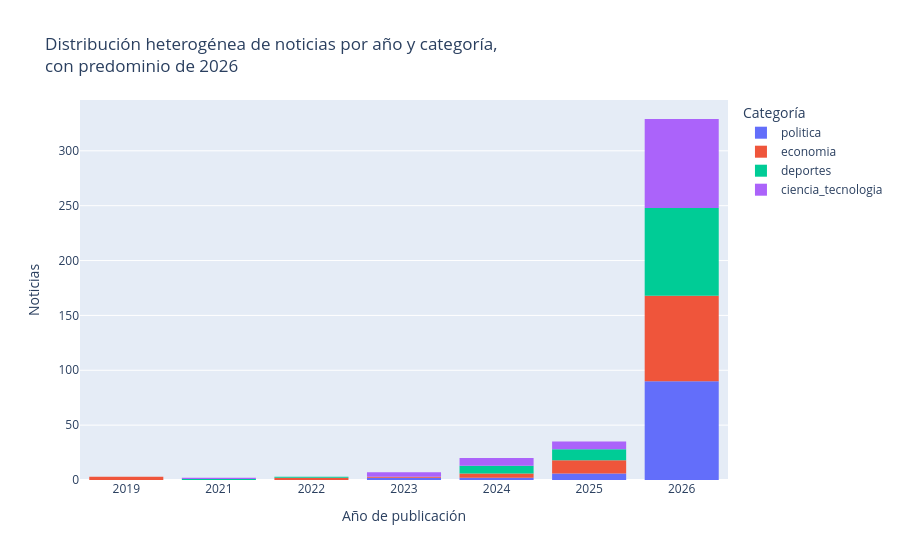

The notebook cell this image was saved under:
### Code cell
noticias["anio"] = noticias["fecha"].str[:4]  # "2026-10-16" → "2026"
fig2 = px.histogram(noticias, x="anio", color="etiqueta",
                    title="Distribución heterogénea de noticias por año y categoría,<br>con predominio de 2026",
                    labels={"anio": "Año de publicación", "etiqueta": "Categoría"})
fig2.update_xaxes(categoryorder="category ascending")
fig2.update_yaxes(title="Noticias")
fig2.show()

### Figure 1 — Plotly figure (JSON) as saved in the notebook; plotly's stock layout.template omitted (floating-point values rounded to 4 significant figures)
{"data": [{"bingroup": "x", "hovertemplate": "Categoría=politica<br>Año de publicación=%{x}<br>count=%{y}<extra></extra>", "legendgroup": "politica", "marker": {"color": "#636efa", "pattern": {"shape": ""}}, "name": "politica", "orientation": "v", "showlegend": true, "type": "histogram", "x": ["2026", "2026", "2026", "2026", "2026", "2026", "2026", "2026", "2026", "2026", "2026", "2026", "2026", "2026", "2026", "2026", "2026", "2026", "2026", "2026", "2026", "2026", "2026", "2026", "2026", "2026", "2026", "2026", "2026", "2026", "2026", "2026", "2025", "2026", "2026", "2026", "2026", "2026", "2026", "2026", "2026", "2026", "2026", "2026", "2026", "2026", "2026", "2026", "2026", "2026", "2026", "2025", "2025", "2026", "2026", "2026", "2026", "2026", "2025", "2026", "2026", "2026", "2026", "2026", "2026", "2026", "2026", "2026", "2026", "2026", "2026", "2026", "2026", "2026", "2026", "2026", "2026", "2026", "2026", "2026", "2026", "2026", "2026", "2026", "2026", "2026", "2023", "2023", "2025", "2026", "2026", "2026", "2026", "2025", "2024", "2026", "2026", "2024", "2026", "2026"], "xaxis": "x", "yaxis": "y"}, {"bingroup": "x", "hovertemplate": "Categoría=economia<br>Año de publicación=%{x}<br>count=%{y}<extra></extra>", "legendgroup": "economia", "marker": {"color": "#EF553B", "pattern": {"shape": ""}}, "name": "economia", "orientation": "v", "showlegend": true, "type": "histogram", "x": ["2026", "2026", "2026", "2026", "2026", "2026", "2026", "2026", "2026", "2026", "2026", "2026", "2026", "2026", "2026", "2026", "2025", "2025", "2026", "2026", "2026", "2024", "2026", "2026", "2026", "2026", "2025", "2026", "2025", "2025", "2026", "2022", "2019", "2026", "2026", "2026", "2026", "2026", "2019", "2019", "2025", "2026", "2026", "2026", "2026", "2024", "2026", "2026", "2026", "2026", "2026", "2026", "2026", "2025", "2025", "2026", "2026", "2026", "2025", "2026", "2026", "2026", "2026", "2026", "2025", "2026", "2026", "2026", "2025", "2024", "2026", "2026", "2026", "2026", "2026", "2026", "2026", "2026", "2026", "2024", "2023", "2026", "2026", "2026", "2025", "2026", "2022", "2026", "2026", "2026", "2026", "2026", "2026", "2026", "2026", "2026", "2026", "2026", "2026", "2026"], "xaxis": "x", "yaxis": "y"}, {"bingroup": "x", "hovertemplate": "Categoría=deportes<br>Año de publicación=%{x}<br>count=%{y}<extra></extra>", "legendgroup": "deportes", "marker": {"color": "#00cc96", "pattern": {"shape": ""}}, "name": "deportes", "orientation": "v", "showlegend": true, "type": "histogram", "x": ["2026", "2026", "2026", "2026", "2026", "2026", "2026", "2026", "2026", "2026", "2026", "2026", "2026", "2026", "2026", "2026", "2026", "2024", "2025", "2026", "2026", "2026", "2026", "2026", "2026", "2026", "2026", "2026", "2026", "2026", "2026", "2026", "2026", "2026", "2026", "2026", "2026", "2026", "2026", "2026", "2026", "2026", "2026", "2026", "2026", "2026", "2026", "2026", "2026", "2024", "2026", "2026", "2021", "2025", "2025", "2025", "2026", "2026", "2026", "2026", "2026", "2026", "2026", "2026", "2025", "2025", "2025", "2024", "2024", "2024", "2024", "2024", "2025", "2025", "2025", "2026", "2026", "2026", "2026", "2026", "2026", "2026", "2026", "2026", "2026", "2026", "2026", "2026", "2022", "2026", "2026", "2026", "2026", "2026", "2026", "2026", "2026", "2026", "2026"], "xaxis": "x", "yaxis": "y"}, {"bingroup": "x", "hovertemplate": "Categoría=ciencia_tecnologia<br>Año de publicación=%{x}<br>count=%{y}<extra></extra>", "legendgroup": "ciencia_tecnologia", "marker": {"color": "#ab63fa", "pattern": {"shape": ""}}, "name": "ciencia_tecnologia", "orientation": "v", "showlegend": true, "type": "histogram", "x": ["2026", "2026", "2026", "2026", "2026", "2026", "2026", "2026", "2024", "2026", "2026", "2026", "2025", "2024", "2026", "2026", "2026", "2026", "2026", "2026", "2026", "2025", "2025", "2026", "2026", "2026", "2026", "2026", "2026", "2024", "2026", "2026", "2026", "2026", "2026", "2026", "2026", "2026", "2026", "2024", "2023", "2023", "2026", "2026", "2026", "2026", "2026", "2026", "2026", "2026", "2026", "2026", "2026", "2023", "2026", "2026", "2026", "2026", "2026", "2026", "2026", "2026", "2024", "2026", "2026", "2026", "2026", "2026", "2026", "2021", "2023", "2024", "2026", "2026", "2026", "2026", "2024", "2026", "2026", "2026", "2026", "2026", "2026", "2026", "2026", "2026", "2025", "2025", "2026", "2026", "2026", "2026", "2026", "2026", "2026", "2026", "2026", "2026", "2025", "2025"], "xaxis": "x", "yaxis": "y"}], "layout": {"barmode": "relative", "legend": {"title": {"text": "Categoría"}, "tracegroupgap": 0}, "title": {"text": "Distribución heterogénea de noticias por año y categoría,<br>con predominio de 2026"}, "xaxis": {"anchor": "y", "categoryorder": "category ascending", "domain": [0, 1], "title": {"text": "Año de publicación"}}, "yaxis": {"anchor": "x", "domain": [0, 1], "title": {"text": "Noticias"}}}}
